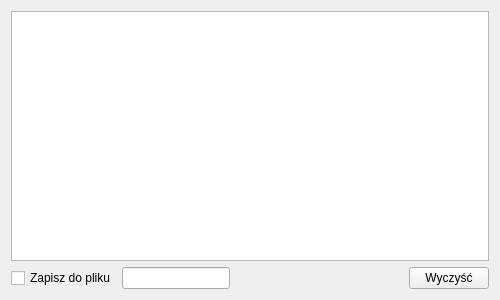
<?xml version="1.0" encoding="UTF-8"?>
<ui version="4.0">
 <class>debugWindow</class>
 <widget class="QWidget" name="debugWindow">
  <property name="geometry">
   <rect>
    <x>0</x>
    <y>0</y>
    <width>500</width>
    <height>300</height>
   </rect>
  </property>
  <property name="windowTitle">
   <string>Debug</string>
  </property>
  <layout class="QHBoxLayout" name="horizontalLayout_3">
   <item>
    <layout class="QVBoxLayout" name="verticalLayout">
     <item>
      <widget class="QTextEdit" name="log"/>
     </item>
     <item>
      <layout class="QHBoxLayout" name="horizontalLayout_2">
       <item>
        <layout class="QHBoxLayout" name="horizontalLayout">
         <item>
          <widget class="QCheckBox" name="logIntoFile">
           <property name="text">
            <string>Zapisz do pliku</string>
           </property>
          </widget>
         </item>
         <item>
          <widget class="QLineEdit" name="fileName"/>
         </item>
        </layout>
       </item>
       <item>
        <spacer name="horizontalSpacer">
         <property name="orientation">
          <enum>Qt::Horizontal</enum>
         </property>
         <property name="sizeHint" stdset="0">
          <size>
           <width>40</width>
           <height>20</height>
          </size>
         </property>
        </spacer>
       </item>
       <item>
        <widget class="QPushButton" name="clear">
         <property name="text">
          <string>Wyczyść</string>
         </property>
        </widget>
       </item>
      </layout>
     </item>
    </layout>
   </item>
  </layout>
 </widget>
 <resources/>
 <connections/>
</ui>
